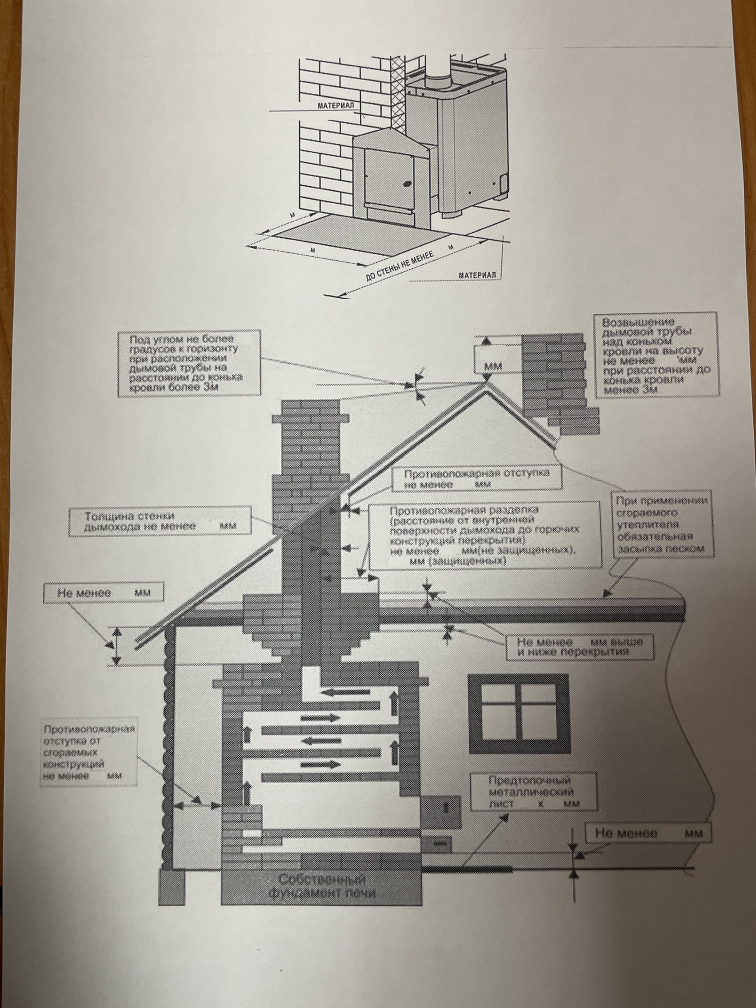
#> input picture knowledge/sauna-scheme/original.jpg, 1512 x 2016 px (shown at 1/2 size)
$ python fill.py original.jpg filled_v3.jpg
#> lines starting #> are read from the running program, lines starting #| are printed output that depends on the picture
import sys
from PIL import Image, ImageDraw, ImageFont
src, dst = sys.argv[1], sys.argv[2]
im = Image.open(src).convert("RGB")
#> im is the input picture: PIL image 1512x2016 RGB; mean R, G, B 163.2, 159.2, 151.1
d = ImageDraw.Draw(im)
F = "/usr/share/fonts/truetype/dejavu/DejaVuSans-Bold.ttf"
BLUE=(10,40,200); RED=(210,20,20); ORANGE=(225,105,0)
K=1512/1500
# (x, y_center, text, color, size) in preview coords
items = [
 (470,673,"10°",BLUE,26),
 (1301,717,"500",BLUE,20),
 (950,703,"500",BLUE,22),
 (903,962,"130",BLUE,20),
 (400,1045,"120",BLUE,20),
 (873,1092,"500",BLUE,20),
 (771,1113,"380",BLUE,22),
 (222,1177,"500",RED,22),
 (1138,1278,"70",ORANGE,20),
 (181,1540,"260",ORANGE,18),
 (1034,1594,"700",BLUE,16),
 (1081,1594,"500",BLUE,18),
 (1311,1653,"140",ORANGE,20),
 (860,495,"1,25",ORANGE,14),
 (543,424,"0,5",BLUE,20),
 (582,496,"0,7",BLUE,20),
]
for x,y,t,c,s in items:
    f = ImageFont.truetype(F, round(s*K))
    d.text((x*K,y*K), t, font=f, fill=c, anchor="lm")
FR = "/usr/share/fonts/truetype/dejavu/DejaVuSans.ttf"
# (x, y_center, text, color, size): подписи пунктов СП 7.13130.2013 (ред. 27.03.2025)
labels = [
 (240,806,"п. 5.10",BLUE,14),
 (1205,806,"п. 5.10",BLUE,14),
 (985,962,"п. 5.20",BLUE,13),
 (140,1078,"п. 5.11",BLUE,14),
 (1010,1112,"Прил. Б, п. Б.1",BLUE,13),
 (90,1208,"норма не найдена",RED,13),
 (1008,1322,"п. 5.14",ORANGE,14),
 (84,1575,"Прил. Б, табл. Б.1",ORANGE,13),
 (1030,1624,"п. 5.21, пп. а",BLUE,13),
 (1215,1700,"п. 5.22, пп. а",ORANGE,13),
 (70,455,"Лист 0,5 x 0,7 м: п. 5.21, пп. а",BLUE,14),
 (70,480,"До стены 1,25 м: п. 5.21",ORANGE,14),
 (80,1870,"Источник: СП 7.13130.2013 (ред. от 27.03.2025). Паспорт печи приоритетнее.",(40,40,40),15),
 (80,1895,"Синий: значение и место на схеме подтверждены пунктом СП.",BLUE,15),
 (80,1920,"Оранжевый: значение из СП, привязка к месту на схеме моя трактовка.",ORANGE,15),
 (80,1945,"Красный: норма не найдена.",RED,15),
]
for x,y,t,c,sz in labels:
    f = ImageFont.truetype(FR, round((sz+2)*K))
    bb = d.textbbox((x*K,y*K), t, font=f, anchor="lm")
    d.rectangle((bb[0]-3,bb[1]-2,bb[2]+3,bb[3]+2), fill=(255,255,255))
    d.text((x*K,y*K), t, font=f, fill=c, anchor="lm")
#> this loop made 16 passes
#> bb on passes 1 to 12: (241.9, 806.4, 297.9, 818.4), (1214.6, 806.4, 1270.6, 818.4), (992.9, 963.7, 1045.9, 974.7), (141.1, 1080.6, 197.1, 1092.6), (1018.1, 1114.9, 1131.1, 1128.9), (90.72, 1210.7, 235.7, 1225.7), (1016.1, 1326.6, 1072.1, 1338.6), (84.67, 1580.6, 224.7, 1595.6), (1038.2, 1631, 1139.2, 1644), (1224.7, 1707.6, 1325.7, 1720.6), (70.56, 452.6, 321.6, 466.6), (70.56, 477.8, 273.6, 492.8)
im.save(dst, quality=95)
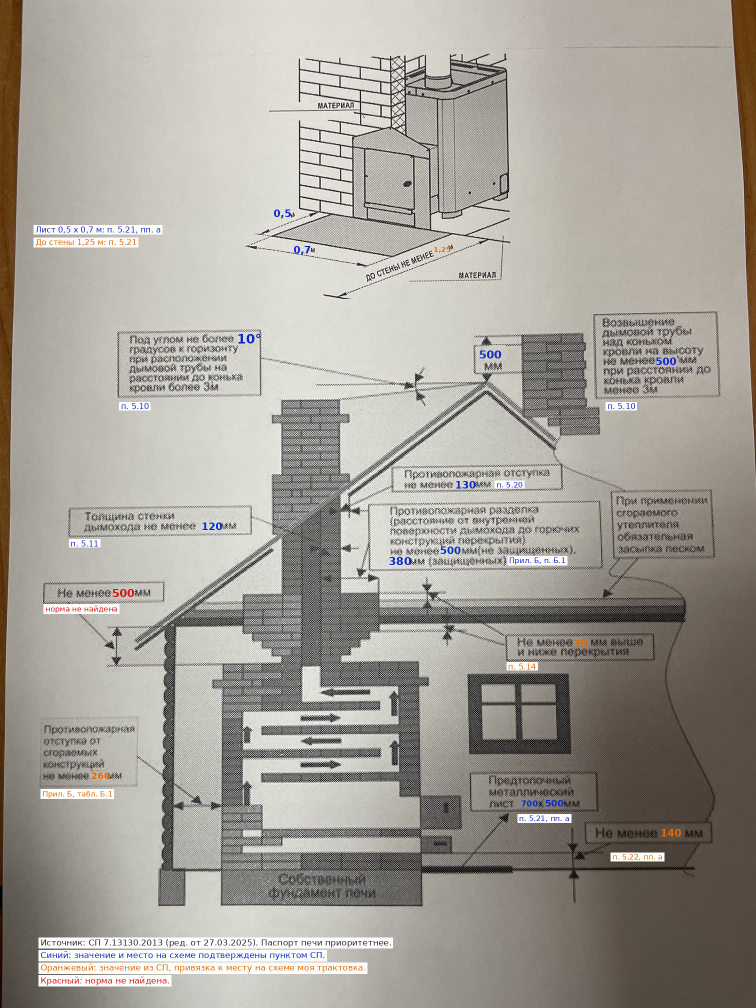
#> saved as filled_v3.jpg: PIL image 1512x2016 RGB (shown at 1/2 size); mean R, G, B 164.7, 160.5, 152.8
